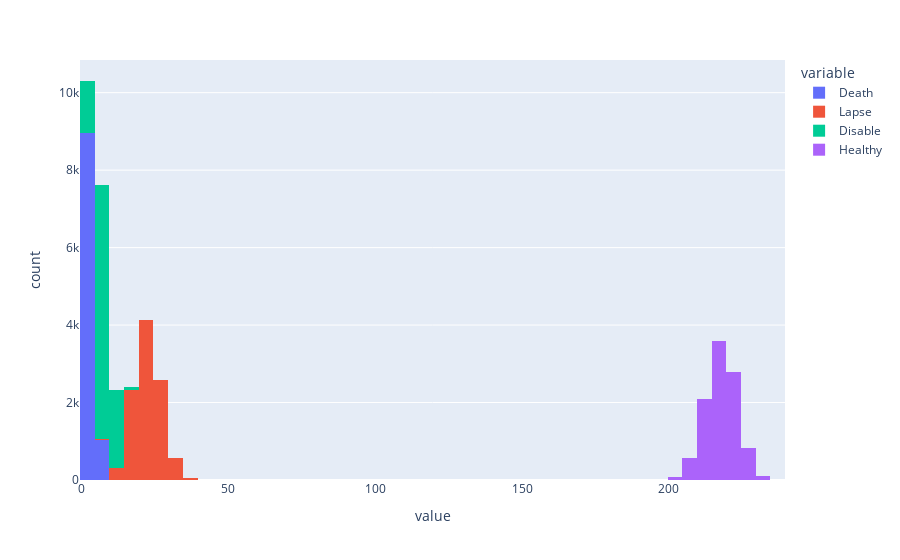

Notebook source saved alongside this figure:
### Code cell
data = simulasi()[1]

### Figure 1 — Plotly figure (JSON) as saved in the notebook; plotly's stock layout.template omitted (floating-point values rounded to 4 significant figures; data arrays with more than 128 entries replaced by an {"elided": "..."} marker saying what was removed)
{"data": [{"alignmentgroup": "True", "bingroup": "x", "hovertemplate": "variable=Death<br>value=%{x}<br>count=%{y}<extra></extra>", "legendgroup": "Death", "marker": {"color": "#636efa"}, "name": "Death", "offsetgroup": "Death", "orientation": "v", "showlegend": true, "type": "histogram", "x": {"elided": "10000 int values"}, "xaxis": "x", "yaxis": "y"}, {"alignmentgroup": "True", "bingroup": "x", "hovertemplate": "variable=Lapse<br>value=%{x}<br>count=%{y}<extra></extra>", "legendgroup": "Lapse", "marker": {"color": "#EF553B"}, "name": "Lapse", "offsetgroup": "Lapse", "orientation": "v", "showlegend": true, "type": "histogram", "x": {"elided": "10000 int values"}, "xaxis": "x", "yaxis": "y"}, {"alignmentgroup": "True", "bingroup": "x", "hovertemplate": "variable=Disable<br>value=%{x}<br>count=%{y}<extra></extra>", "legendgroup": "Disable", "marker": {"color": "#00cc96"}, "name": "Disable", "offsetgroup": "Disable", "orientation": "v", "showlegend": true, "type": "histogram", "x": {"elided": "10000 int values"}, "xaxis": "x", "yaxis": "y"}, {"alignmentgroup": "True", "bingroup": "x", "hovertemplate": "variable=Healthy<br>value=%{x}<br>count=%{y}<extra></extra>", "legendgroup": "Healthy", "marker": {"color": "#ab63fa"}, "name": "Healthy", "offsetgroup": "Healthy", "orientation": "v", "showlegend": true, "type": "histogram", "x": {"elided": "10000 int values"}, "xaxis": "x", "yaxis": "y"}], "layout": {"barmode": "relative", "legend": {"title": {"text": "variable"}, "tracegroupgap": 0}, "margin": {"t": 60}, "xaxis": {"anchor": "y", "domain": [0, 1], "title": {"text": "value"}}, "yaxis": {"anchor": "x", "domain": [0, 1], "title": {"text": "count"}}}}
